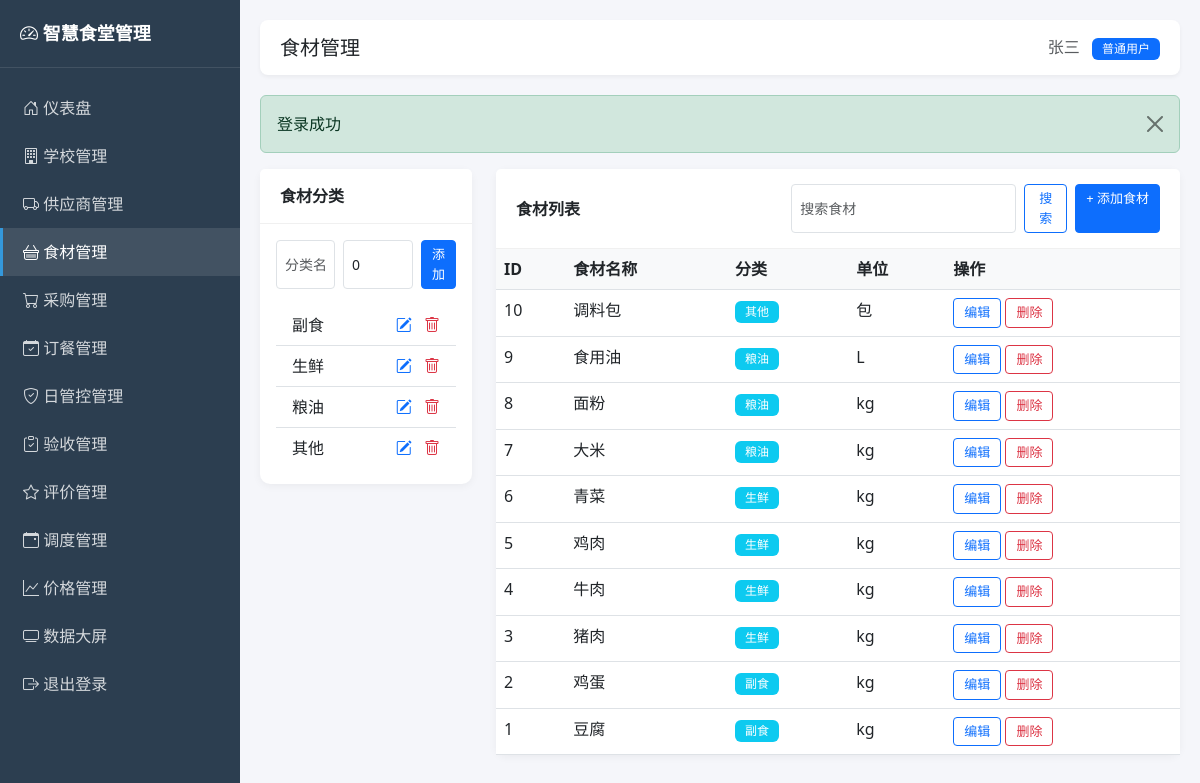
Page /admin/ingredients.php (signed in) on the committed database.
### tables this page shows
CREATE TABLE users (
    id INT UNSIGNED AUTO_INCREMENT PRIMARY KEY COMMENT '用户ID',
    username VARCHAR(50) NOT NULL UNIQUE COMMENT '登录用户名',
    password VARCHAR(64) NOT NULL COMMENT 'MD5加密密码',
    real_name VARCHAR(50) NOT NULL COMMENT '真实姓名',
    role TINYINT UNSIGNED NOT NULL DEFAULT 1 COMMENT '角色：0管理员 1普通用户',
    status TINYINT UNSIGNED NOT NULL DEFAULT 1 COMMENT '状态：0禁用 1启用',
    created_at DATETIME DEFAULT CURRENT_TIMESTAMP COMMENT '创建时间',
    updated_at DATETIME DEFAULT CURRENT_TIMESTAMP ON UPDATE CURRENT_TIMESTAMP COMMENT '更新时间',
    INDEX idx_status (status)
);

CREATE TABLE ingredient_categories (
    id INT UNSIGNED AUTO_INCREMENT PRIMARY KEY COMMENT '分类ID',
    category_name VARCHAR(50) NOT NULL COMMENT '分类名称',
    sort_order INT UNSIGNED DEFAULT 0 COMMENT '排序号',
    created_at DATETIME DEFAULT CURRENT_TIMESTAMP COMMENT '创建时间'
);

CREATE TABLE ingredients (
    id INT UNSIGNED AUTO_INCREMENT PRIMARY KEY COMMENT '食材ID',
    ingredient_name VARCHAR(100) NOT NULL COMMENT '食材名称',
    category_id INT UNSIGNED NOT NULL COMMENT '所属分类ID',
    unit VARCHAR(20) DEFAULT 'kg' COMMENT '计量单位',
    created_at DATETIME DEFAULT CURRENT_TIMESTAMP COMMENT '创建时间',
    CONSTRAINT fk_ingredients_category
        FOREIGN KEY (category_id) REFERENCES ingredient_categories(id)
        ON DELETE RESTRICT ON UPDATE CASCADE
);

### includes/functions.php (called while the page is built, shortened)
<?php
require_once __DIR__ . '/db.php';
function e($text) {
    return htmlspecialchars($text ?? '', ENT_QUOTES, 'UTF-8');
}
function input($key, $default = null) {
    return $default;
}
function getFlash() {
    if (isset($_SESSION['flash_message'])) {
        $msg = $_SESSION['flash_message'];
        return $msg;
    }
    return null;
}
function paginate($total, $page = 1, $pageSize = 10) {
    $page = max(1, intval($page));
    $pageSize = max(1, min(100, intval($pageSize)));
    $totalPage = max(1, ceil($total / $pageSize));
    $page = min($page, $totalPage);
    $offset = ($page - 1) * $pageSize;
    return [
        'page' => $page,
        'pageSize' => $pageSize,
        'totalPage' => $totalPage,
        'offset' => $offset,
        'limit' => $pageSize
    ];
}

### includes/auth.php (called while the page is built, shortened)
<?php
require_once __DIR__ . '/functions.php';
function isLoggedIn() {
    return isset($_SESSION['user_id']) && $_SESSION['user_id'] > 0;
}
function currentUser() {
    return queryOne("SELECT * FROM users WHERE id = ?", [$_SESSION['user_id']]);
}
function isAdmin() {
    $user = currentUser();
    return $user && $user['role'] == 0;
}

### includes/db.php (called while the page is built, shortened)
<?php
function getDB() {
    static $pdo = null;
    if ($pdo === null) {
        $dsn = "mysql:host=" . DB_HOST . ";port=" . DB_PORT . ";dbname=" . DB_NAME . ";charset=" . DB_CHARSET;
        $options = [
            PDO::ATTR_ERRMODE => PDO::ERRMODE_EXCEPTION,
            PDO::ATTR_DEFAULT_FETCH_MODE => PDO::FETCH_ASSOC,
            PDO::ATTR_EMULATE_PREPARES => false,
        ];
        try {
            $pdo = new PDO($dsn, DB_USER, DB_PASS, $options);
        } catch (PDOException $e) {
            die("数据库连接失败: " . $e->getMessage());
        }
    }
    return $pdo;
}
function queryAll($sql, $params = []) {
    $stmt = getDB()->prepare($sql);
    $stmt->execute($params);
    return $stmt->fetchAll();
}
function queryOne($sql, $params = []) {
    $stmt = getDB()->prepare($sql);
    $stmt->execute($params);
    $result = $stmt->fetch();
    return $result ?: null;
}

### admin/ingredients.php (the view, shortened to what this page needs)
<?php
require_once __DIR__ . '/../includes/auth.php';
$pageTitle = '食材管理';
$activeMenu = 'ingredients';
$action = input('action', 'list');
$id = intval(input('id', 0));
$editData = null;
$categories = queryAll("SELECT * FROM ingredient_categories ORDER BY sort_order, id");
$page = intval(input('page', 1));
$keyword = trim(input('keyword'));
$where = "WHERE 1=1";
$params = [];
$total = queryOne("SELECT COUNT(*) as c FROM ingredients i $where", $params)['c'];
$pager = paginate($total, $page, 10);
$list = queryAll("SELECT i.*, c.category_name FROM ingredients i LEFT JOIN ingredient_categories c ON i.category_id = c.id $where ORDER BY i.id DESC LIMIT {$pager['limit']} OFFSET {$pager['offset']}", $params);
$editCat = null;
include 'header.php';
?>
<?php if ($action == 'add' || $action == 'edit'): ?>
<div class="card">
    <div class="card-header"><?php echo $action == 'edit' ? '编辑食材' : '添加食材'; ?></div>
    <div class="card-body">
        <form method="post" class="row g-3">
            <input type="hidden" name="id" value="<?php echo $id; ?>">
            <div class="col-md-6"><label class="form-label">食材名称 *</label><input type="text" name="ingredient_name" class="form-control" value="<?php echo e($editData['ingredient_name'] ?? ''); ?>" required></div>
            <div class="col-md-6"><label class="form-label">所属分类 *</label>
                <select name="category_id" class="form-select" required>
                    <option value="">请选择</option>
                    <?php foreach ($categories as $cat): ?>
                    <option value="<?php echo $cat['id']; ?>" <?php echo ($editData['category_id'] ?? 0) == $cat['id'] ? 'selected' : ''; ?>><?php echo e($cat['category_name']); ?></option>
                    <?php endforeach; ?>
                </select>
            </div>
            <div class="col-md-6"><label class="form-label">计量单位</label><input type="text" name="unit" class="form-control" value="<?php echo e($editData['unit'] ?? 'kg'); ?>"></div>
            <div class="col-12">
                <button type="submit" class="btn btn-primary">保存</button>
                <a href="ingredients.php" class="btn btn-secondary">返回</a>
            </div>
        </form>
    </div>
</div>
<?php else: ?>
<div class="row g-4">
    <div class="col-lg-3">
        <div class="card">
            <div class="card-header d-flex justify-content-between align-items-center">
                <span>食材分类</span>
            </div>
            <div class="card-body">
                <form method="post" class="d-flex gap-2 mb-3">
                    <input type="text" name="category_name" class="form-control form-control-sm" placeholder="分类名称" value="<?php echo e($editCat['category_name'] ?? ''); ?>" required>
                    <input type="number" name="sort_order" class="form-control form-control-sm" placeholder="排序" value="<?php echo $editCat['sort_order'] ?? 0; ?>" style="width:70px">
                    <button type="submit" name="save_category" class="btn btn-sm btn-primary"><?php echo $editCat ? '更新' : '添加'; ?></button>
                </form>
                <ul class="list-group list-group-flush">
                    <?php foreach ($categories as $cat): ?>
                    <li class="list-group-item d-flex justify-content-between align-items-center">
                        <?php echo e($cat['category_name']); ?>
                        <div>
                            <a href="?cat_action=edit_cat&cat_id=<?php echo $cat['id']; ?>" class="text-primary"><i class="bi bi-pencil-square"></i></a>
                            <a href="?cat_action=delete_cat&cat_id=<?php echo $cat['id']; ?>" class="text-danger ms-2 btn-delete"><i class="bi bi-trash"></i></a>
                        </div>
                    </li>
                    <?php endforeach; ?>
                </ul>
            </div>
        </div>
    </div>
    <div class="col-lg-9">
        <div class="card">
            <div class="card-header d-flex justify-content-between align-items-center">
                <span>食材列表</span>
                <div class="d-flex gap-2">
                    <form class="d-flex gap-2" method="get">
                        <input type="text" name="keyword" class="form-control form-control-sm" placeholder="搜索食材" value="<?php echo e($keyword); ?>">
                        <button type="submit" class="btn btn-sm btn-outline-primary">搜索</button>
                    </form>
                    <a href="ingredients.php?action=add" class="btn btn-sm btn-primary">+ 添加食材</a>
                </div>
            </div>
            <div class="card-body p-0">
                <table class="table table-hover mb-0">
                    <thead><tr><th>ID</th><th>食材名称</th><th>分类</th><th>单位</th><th>操作</th></tr></thead>
                    <tbody>
                    <?php foreach ($list as $item): ?>
                        <tr>
                            <td><?php echo $item['id']; ?></td>
                            <td><?php echo e($item['ingredient_name']); ?></td>
                            <td><span class="badge bg-info"><?php echo e($item['category_name']); ?></span></td>
                            <td><?php echo e($item['unit']); ?></td>
                            <td>
                                <a href="ingredients.php?action=edit&id=<?php echo $item['id']; ?>" class="btn btn-sm btn-outline-primary">编辑</a>
                                <a href="ingredients.php?action=delete&id=<?php echo $item['id']; ?>" class="btn btn-sm btn-outline-danger btn-delete">删除</a>
                            </td>
                        </tr>
                    <?php endforeach; ?>
                    </tbody>
                </table>
            </div>
        </div>
    </div>
</div>
<?php endif; ?>
<?php include 'footer.php'; ?>

### admin/header.php (shortened to what this page needs)
<?php
require_once __DIR__ . '/../includes/auth.php';
$user = currentUser();
?>
<!DOCTYPE html>
<html lang="zh-CN">
<head>
    <link href="https://cdn.jsdelivr.net/npm/bootstrap@5.3.0/dist/css/bootstrap.min.css" rel="stylesheet">
    <link rel="stylesheet" href="https://cdn.jsdelivr.net/npm/bootstrap-icons@1.10.0/font/bootstrap-icons.css">
</head>
<body>
<div class="sidebar">
    <div class="brand"><i class="bi bi-speedometer2"></i> 智慧食堂管理</div>
    <nav class="nav flex-column mt-3">
        <a class="nav-link <?php echo $activeMenu == 'dashboard' ? 'active' : ''; ?>" href="index.php"><i class="bi bi-house-door"></i> 仪表盘</a>
        <a class="nav-link <?php echo $activeMenu == 'schools' ? 'active' : ''; ?>" href="schools.php"><i class="bi bi-building"></i> 学校管理</a>
        <a class="nav-link <?php echo $activeMenu == 'suppliers' ? 'active' : ''; ?>" href="suppliers.php"><i class="bi bi-truck"></i> 供应商管理</a>
        <a class="nav-link <?php echo $activeMenu == 'ingredients' ? 'active' : ''; ?>" href="ingredients.php"><i class="bi bi-basket"></i> 食材管理</a>
        <a class="nav-link <?php echo $activeMenu == 'purchases' ? 'active' : ''; ?>" href="purchases.php"><i class="bi bi-cart"></i> 采购管理</a>
        <a class="nav-link <?php echo $activeMenu == 'orders' ? 'active' : ''; ?>" href="orders.php"><i class="bi bi-calendar-check"></i> 订餐管理</a>
        <a class="nav-link <?php echo $activeMenu == 'daily_controls' ? 'active' : ''; ?>" href="daily_controls.php"><i class="bi bi-shield-check"></i> 日管控管理</a>
        <a class="nav-link <?php echo $activeMenu == 'acceptances' ? 'active' : ''; ?>" href="acceptances.php"><i class="bi bi-clipboard-check"></i> 验收管理</a>
        <a class="nav-link <?php echo $activeMenu == 'evaluations' ? 'active' : ''; ?>" href="evaluations.php"><i class="bi bi-star"></i> 评价管理</a>
        <a class="nav-link <?php echo $activeMenu == 'dispatches' ? 'active' : ''; ?>" href="dispatches.php"><i class="bi bi-calendar-event"></i> 调度管理</a>
        <a class="nav-link <?php echo $activeMenu == 'prices' ? 'active' : ''; ?>" href="prices.php"><i class="bi bi-graph-up"></i> 价格管理</a>
        <?php if (isAdmin()): ?>
        <a class="nav-link <?php echo $activeMenu == 'users' ? 'active' : ''; ?>" href="users.php"><i class="bi bi-people"></i> 用户管理</a>
        <?php endif; ?>
        <a class="nav-link" href="../dashboard/index.php" target="_blank"><i class="bi bi-tv"></i> 数据大屏</a>
        <a class="nav-link" href="logout.php"><i class="bi bi-box-arrow-right"></i> 退出登录</a>
    </nav>
</div>
<div class="main-content">
    <div class="topbar">
        <h5 class="m-0"><?php echo isset($pageTitle) ? e($pageTitle) : '管理后台'; ?></h5>
        <div>
            <span class="text-muted"><?php echo e($user['real_name']); ?></span>
            <span class="badge bg-<?php echo $user['role'] == 0 ? 'danger' : 'primary'; ?> ms-2"><?php echo $user['role'] == 0 ? '管理员' : '普通用户'; ?></span>
        </div>
    </div>
    <?php $flash = getFlash(); if ($flash): ?>
    <div class="alert alert-<?php echo $flash['type'] == 'error' ? 'danger' : $flash['type']; ?> alert-dismissible fade show">
        <?php echo e($flash['message']); ?>
        <button type="button" class="btn-close" data-bs-dismiss="alert"></button>
    </div>
    <?php endif; ?>

### admin/header.php (style rules this page uses)
body { background-color: #f5f6fa; }
.sidebar { min-height: 100vh; background: #2c3e50; color: #fff; width: 240px; position: fixed; left: 0; top: 0; }
.sidebar .brand { padding: 20px; font-size: 18px; font-weight: bold; border-bottom: 1px solid rgba(255,255,255,0.1); }
.sidebar .nav-link { color: rgba(255,255,255,0.8); padding: 12px 20px; border-left: 3px solid transparent; }
.sidebar .nav-link:hover, .sidebar .nav-link.active { color: #fff; background: rgba(255,255,255,0.1); border-left-color: #3498db; }
.sidebar .nav-link i { width: 24px; }
.main-content { margin-left: 240px; padding: 20px; }
.topbar { background: #fff; padding: 15px 20px; border-radius: 8px; margin-bottom: 20px; box-shadow: 0 2px 4px rgba(0,0,0,0.05); display: flex; justify-content: space-between; align-items: center; }
.card { border: none; border-radius: 10px; box-shadow: 0 2px 8px rgba(0,0,0,0.05); }
.card-header { background: #fff; border-bottom: 1px solid #f0f0f0; font-weight: 600; padding: 15px 20px; }
.table th { background: #f8f9fa; font-weight: 600; }
.btn-sm { padding: 4px 10px; font-size: 13px; }
.badge { font-weight: 500; padding: 5px 10px; }

### rows in the picture
users: real_name "张三"
ingredient_categories: category_name "副食"
ingredient_categories: category_name "生鲜"
ingredient_categories: category_name "粮油"
ingredient_categories: category_name "其他"
ingredients: id "10", ingredient_name "调料包", category.category_name "其他", unit "包"
ingredients: id "9", ingredient_name "食用油", category.category_name "粮油", unit "L"
ingredients: id "8", ingredient_name "面粉", category.category_name "粮油", unit "kg"
ingredients: id "7", ingredient_name "大米", category.category_name "粮油", unit "kg"
ingredients: id "6", ingredient_name "青菜", category.category_name "生鲜", unit "kg"
ingredients: id "5", ingredient_name "鸡肉", category.category_name "生鲜", unit "kg"
ingredients: id "4", ingredient_name "牛肉", category.category_name "生鲜", unit "kg"
ingredients: id "3", ingredient_name "猪肉", category.category_name "生鲜", unit "kg"
ingredients: id "2", ingredient_name "鸡蛋", category.category_name "副食", unit "kg"
ingredients: id "1", ingredient_name "豆腐", category.category_name "副食", unit "kg"

### other values in the picture
$pageTitle "食材管理"
$flash['message'] "登录成功"
